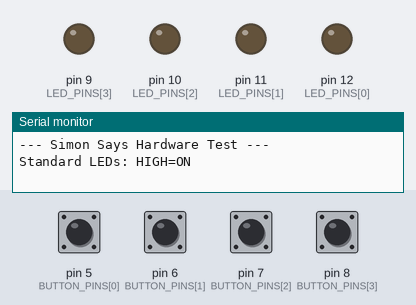
A sketch run on a simulated Arduino Uno, built with avr-gcc and run on an emulated ATmega328P. Shown: output pins drawn as LEDs (lit = HIGH), the last lines printed to the serial monitor. The test bench sets the inputs (shaded band); at power-on: pin 5 (BUTTON_PINS[0]), pin 6 (BUTTON_PINS[1]), pin 7 (BUTTON_PINS[2]), pin 8 (BUTTON_PINS[3]) HIGH.

Above: at 1.7 s.
1.8 s: pin 5 (BUTTON_PINS[0]) pulled LOW for 0.15 s
At 1.87 s:
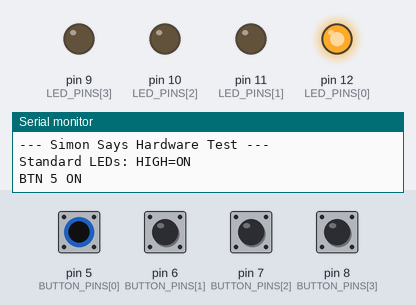
3.4 s: pin 6 (BUTTON_PINS[1]) pulled LOW for 0.15 s
At 3.47 s:
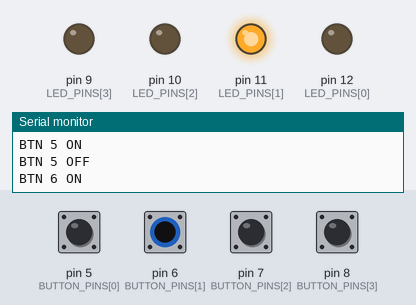
5.0 s: pin 7 (BUTTON_PINS[2]) pulled LOW for 0.15 s
At 5.07 s:
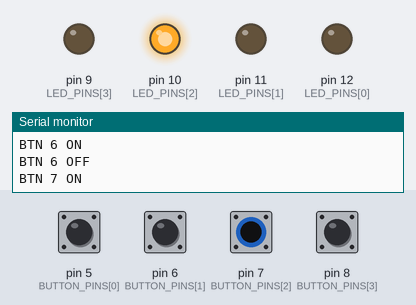
6.6 s: pin 8 (BUTTON_PINS[3]) pulled LOW for 0.15 s
At 6.67 s:
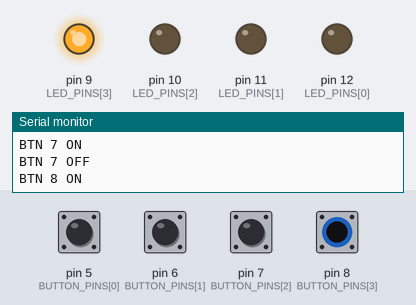
8.2 s: pin 5 (BUTTON_PINS[0]) driven LOW and pin 6 (BUTTON_PINS[1]) driven LOW and pin 7 (BUTTON_PINS[2]) driven LOW and pin 8 (BUTTON_PINS[3]) driven LOW
At 9.3 s:
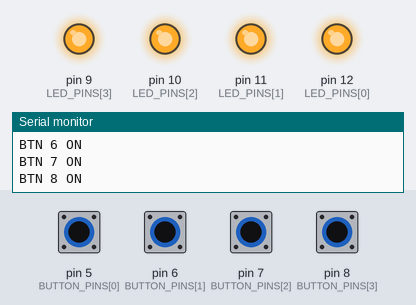
9.8 s: pin 5 (BUTTON_PINS[0]) driven HIGH
At 11.0 s:
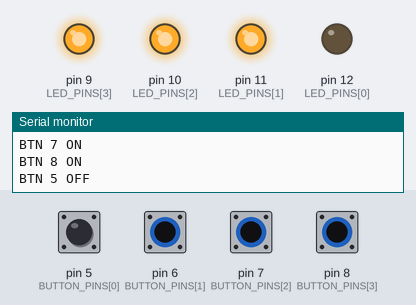
Timing chart, 0 to 12.3 s (numbered marks = the images above; inputs shaded):
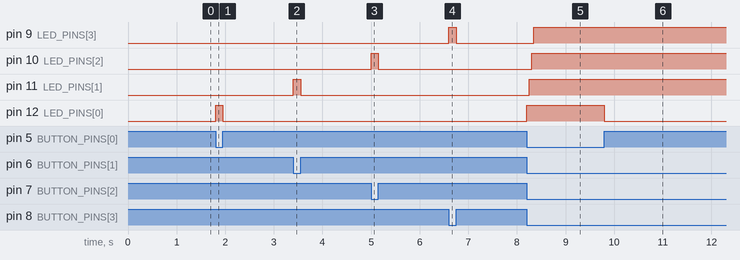

The sketch:

SimonSaysTest.ino
```cpp
#include <Arduino.h>

const int LED_PINS[4] = {12, 11, 10, 9};
const int BUTTON_PINS[4] = {5, 6, 7, 8};

bool lastButtonState[4] = {HIGH, HIGH, HIGH, HIGH};

void setup() {
  Serial.begin(9600);
  delay(500);

  Serial.println("\n--- Simon Says Hardware Test ---");
  Serial.println("Standard LEDs: HIGH=ON");

  for (int i = 0; i < 4; i++) {
    pinMode(LED_PINS[i], OUTPUT);
    digitalWrite(LED_PINS[i], LOW); // Start OFF
    pinMode(BUTTON_PINS[i], INPUT_PULLUP);
  }
}

void loop() {
  for (int i = 0; i < 4; i++) {
    int reading = digitalRead(BUTTON_PINS[i]);

    if (reading != lastButtonState[i]) {
      if (reading == LOW) {
         Serial.print("BTN "); Serial.print(BUTTON_PINS[i]); Serial.println(" ON");
         digitalWrite(LED_PINS[i], HIGH);
      } else {
         Serial.print("BTN "); Serial.print(BUTTON_PINS[i]); Serial.println(" OFF");
         digitalWrite(LED_PINS[i], LOW);
      }
      lastButtonState[i] = reading;
      delay(50);
    }
  }
}
```

Measured:
- after the input at 1.8 s, pin 12 (LED_PINS[0]): LOW → HIGH at once, → LOW 0.15 s later
- after the input at 3.4 s, pin 11 (LED_PINS[1]): LOW → HIGH at once, → LOW 0.15 s later
- after the input at 5.0 s, pin 10 (LED_PINS[2]): LOW → HIGH at once, → LOW 0.15 s later
- after the input at 6.6 s, pin 9 (LED_PINS[3]): LOW → HIGH at once, → LOW 0.15 s later
- after the input at 8.2 s, pin 9 (LED_PINS[3]): LOW → HIGH after 0.15 s; pin 10 (LED_PINS[2]): LOW → HIGH after 0.10 s; pin 11 (LED_PINS[1]): LOW → HIGH after 0.05 s; pin 12 (LED_PINS[0]): LOW → HIGH at once
- after the input at 9.8 s, pin 12 (LED_PINS[0]): HIGH → LOW at once
